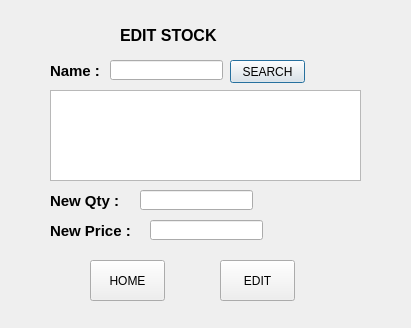
<?xml version="1.0" encoding="UTF-8"?>
<ui version="4.0">
 <class>edit</class>
 <widget class="QDialog" name="edit">
  <property name="geometry">
   <rect>
    <x>0</x>
    <y>0</y>
    <width>411</width>
    <height>328</height>
   </rect>
  </property>
  <property name="windowTitle">
   <string>Edit Stock</string>
  </property>
  <widget class="QLabel" name="Title">
   <property name="geometry">
    <rect>
     <x>120</x>
     <y>20</y>
     <width>101</width>
     <height>31</height>
    </rect>
   </property>
   <property name="font">
    <font>
     <pointsize>12</pointsize>
     <weight>75</weight>
     <bold>true</bold>
    </font>
   </property>
   <property name="text">
    <string>EDIT STOCK</string>
   </property>
  </widget>
  <widget class="QLabel" name="Name">
   <property name="geometry">
    <rect>
     <x>50</x>
     <y>60</y>
     <width>91</width>
     <height>21</height>
    </rect>
   </property>
   <property name="font">
    <font>
     <pointsize>11</pointsize>
     <weight>75</weight>
     <bold>true</bold>
    </font>
   </property>
   <property name="text">
    <string>Name :</string>
   </property>
  </widget>
  <widget class="QLabel" name="NewQty">
   <property name="geometry">
    <rect>
     <x>50</x>
     <y>190</y>
     <width>91</width>
     <height>21</height>
    </rect>
   </property>
   <property name="font">
    <font>
     <pointsize>11</pointsize>
     <weight>75</weight>
     <bold>true</bold>
    </font>
   </property>
   <property name="text">
    <string>New Qty :</string>
   </property>
  </widget>
  <widget class="QLabel" name="NewPrice">
   <property name="geometry">
    <rect>
     <x>50</x>
     <y>220</y>
     <width>91</width>
     <height>21</height>
    </rect>
   </property>
   <property name="font">
    <font>
     <pointsize>11</pointsize>
     <weight>75</weight>
     <bold>true</bold>
    </font>
   </property>
   <property name="text">
    <string>New Price :</string>
   </property>
  </widget>
  <widget class="QTableWidget" name="Table">
   <property name="geometry">
    <rect>
     <x>50</x>
     <y>90</y>
     <width>311</width>
     <height>91</height>
    </rect>
   </property>
  </widget>
  <widget class="QLineEdit" name="Editname">
   <property name="geometry">
    <rect>
     <x>110</x>
     <y>60</y>
     <width>113</width>
     <height>20</height>
    </rect>
   </property>
  </widget>
  <widget class="QLineEdit" name="Editqty">
   <property name="geometry">
    <rect>
     <x>140</x>
     <y>190</y>
     <width>113</width>
     <height>20</height>
    </rect>
   </property>
  </widget>
  <widget class="QLineEdit" name="Editprice">
   <property name="geometry">
    <rect>
     <x>150</x>
     <y>220</y>
     <width>113</width>
     <height>20</height>
    </rect>
   </property>
  </widget>
  <widget class="QPushButton" name="Search">
   <property name="geometry">
    <rect>
     <x>230</x>
     <y>60</y>
     <width>75</width>
     <height>23</height>
    </rect>
   </property>
   <property name="text">
    <string>SEARCH</string>
   </property>
  </widget>
  <widget class="QPushButton" name="Edit">
   <property name="geometry">
    <rect>
     <x>220</x>
     <y>260</y>
     <width>75</width>
     <height>41</height>
    </rect>
   </property>
   <property name="text">
    <string>EDIT</string>
   </property>
  </widget>
  <widget class="QPushButton" name="Home">
   <property name="geometry">
    <rect>
     <x>90</x>
     <y>260</y>
     <width>75</width>
     <height>41</height>
    </rect>
   </property>
   <property name="text">
    <string>HOME</string>
   </property>
  </widget>
 </widget>
 <tabstops>
  <tabstop>Editname</tabstop>
  <tabstop>Search</tabstop>
  <tabstop>Editqty</tabstop>
  <tabstop>Editprice</tabstop>
  <tabstop>Edit</tabstop>
  <tabstop>Home</tabstop>
  <tabstop>Table</tabstop>
 </tabstops>
 <resources/>
 <connections/>
</ui>
